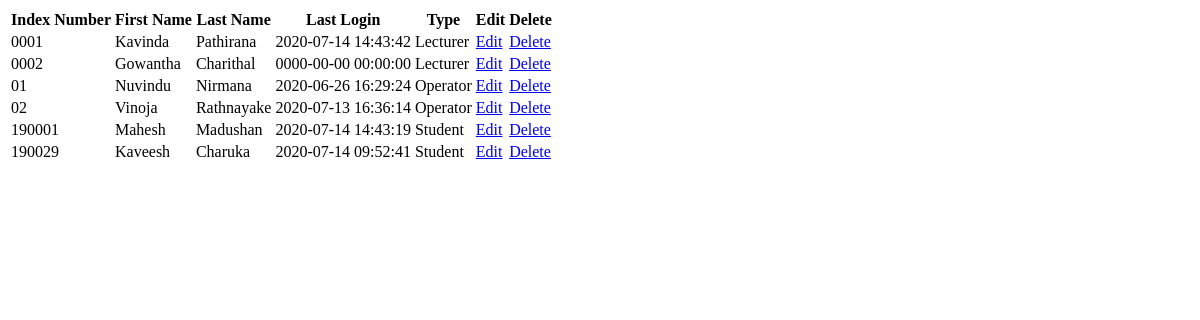
Page /suggest.php on the earlier database version.
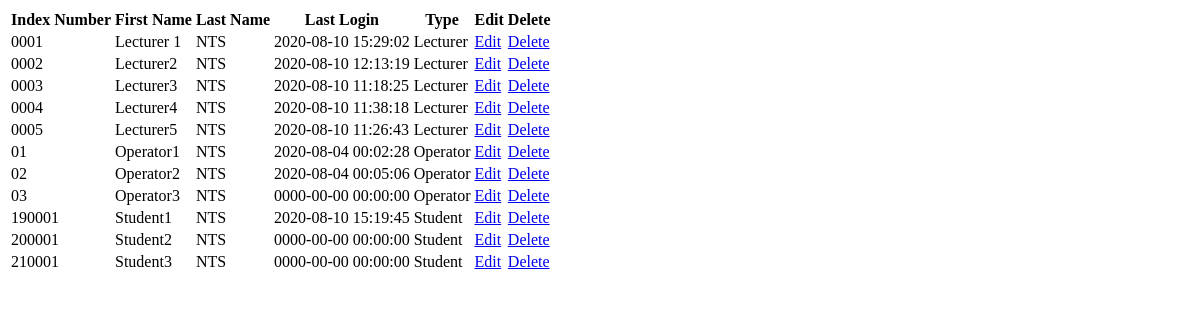
Same page on the later database version.
### tables this page shows
CREATE TABLE `user` (
  `index_no` varchar(6) NOT NULL,
  `type` varchar(8) NOT NULL,
  `first_name` varchar(50) NOT NULL,
  `last_name` varchar(100) NOT NULL,
  `NIC` char(10) DEFAULT NULL,
  `batch` int(4) NOT NULL,
  `email` varchar(100) NOT NULL,
  `password` varchar(200) NOT NULL,
  `last_login` datetime NOT NULL,
  `is_deleted` tinyint(1) NOT NULL,
  `profile_picture_dir` varchar(255) NOT NULL
);

### inc/functions.php (called while the page is built, shortened)
<?php
	function startsWith ($string, $startString)
	{
    $len = strlen($startString);
    return (substr($string, 0, $len) === $startString);
	}
?>

### Model/suggest-db.php (the view, shortened to what this page needs)
<?php require_once('inc/dbconnection.php'); ?>
<?php require_once('inc/functions.php'); ?>
<?php
$query = "SELECT * FROM user WHERE is_deleted=0 ORDER BY index_no";
$user_list = '';
$q = $_REQUEST["q"];
$hint = "";
if ($q !== "") {
    $q = strtolower($q);
    if ($hint !== ""){
        $query = "SELECT * FROM user WHERE (first_name LIKE '%{$hint}%')  AND  is_deleted=0 ORDER BY index_no";
    }
    else if (startsWith($q,"s") || startsWith($q,"l") || startsWith($q,"o")){
        $query = "SELECT * FROM user WHERE (type LIKE '%{$q}%')  AND  is_deleted=0 ORDER BY index_no";
    }
    else {
        $query = "SELECT * FROM user WHERE is_deleted=0 ORDER BY index_no";
    }
}
$users = mysqli_query($connection, $query);
while ($user = mysqli_fetch_assoc($users)) {
        $user_list .= "<tr>";
        $user_list .= "<td>{$user['index_no']}</td>";
        $user_list .= "<td>{$user['first_name']}</td>";
        $user_list .= "<td>{$user['last_name']}</td>";
        $user_list .= "<td>{$user['last_login']}</td>";
        $user_list .= "<td>{$user['type']}</td>";
        $user_list .= "<td><a href=\"modify-user.php?user_index={$user['index_no']}\">Edit</a></td>";
        $user_list .= "<td><a href=\"delete-user.php?user_index={$user['index_no']}\">Delete</a></td>";
        $user_list .= "</tr>";
}
?>

Differences in the rows shown:
removed user: index_no "190029", first_name "Kaveesh", last_name "Charuka", last_login "2020-07-14 09:52:41", type "Student"
changed user id 0001: first_name "Kavinda" → "Lecturer 1"; last_name "Pathirana" → "NTS"; last_login "2020-07-14 14:43:42" → "2020-08-10 15:29:02"
changed user id 0002: first_name "Gowantha" → "Lecturer2"; last_name "Charithal" → "NTS"; last_login "0000-00-00 00:00:00" → "2020-08-10 12:13:19"
added user: index_no "0003", first_name "Lecturer3", last_name "NTS", last_login "2020-08-10 11:18:25", type "Lecturer"
added user: index_no "0004", first_name "Lecturer4", last_name "NTS", last_login "2020-08-10 11:38:18", type "Lecturer"
added user: index_no "0005", first_name "Lecturer5", last_name "NTS", last_login "2020-08-10 11:26:43", type "Lecturer"
changed user id 01: first_name "Nuvindu" → "Operator1"; last_name "Nirmana" → "NTS"; last_login "2020-06-26 16:29:24" → "2020-08-04 00:02:28"
changed user id 02: first_name "Vinoja" → "Operator2"; last_name "Rathnayake" → "NTS"; last_login "2020-07-13 16:36:14" → "2020-08-04 00:05:06"
added user: index_no "03", first_name "Operator3", last_name "NTS", last_login "0000-00-00 00:00:00", type "Operator"
changed user id 190001: first_name "Mahesh" → "Student1"; last_name "Madushan" → "NTS"; last_login "2020-07-14 14:43:19" → "2020-08-10 15:19:45"
added user: index_no "200001", first_name "Student2", last_name "NTS", last_login "0000-00-00 00:00:00", type "Student"
added user: index_no "210001", first_name "Student3", last_name "NTS", last_login "0000-00-00 00:00:00", type "Student"
